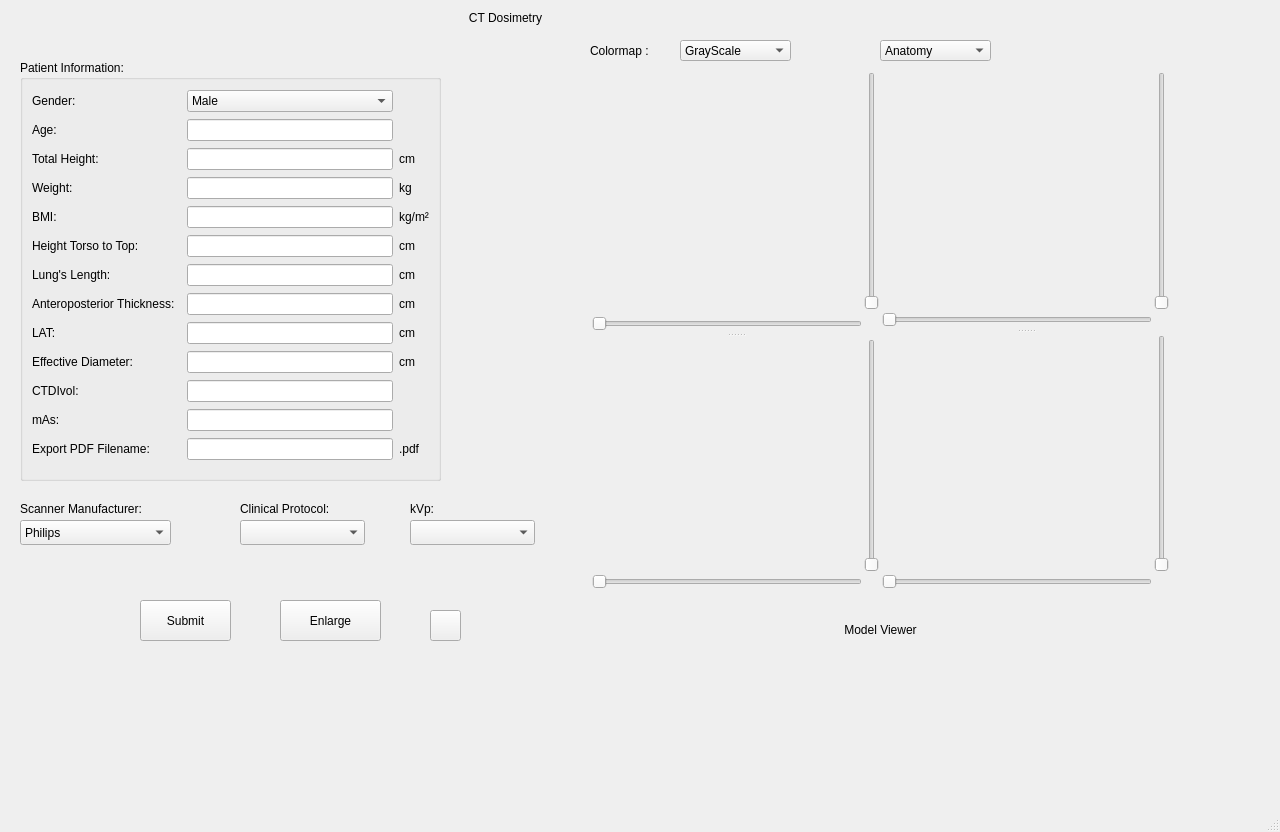
<?xml version="1.0" encoding="UTF-8"?>
<ui version="4.0">
 <class>CTDosimetry</class>
 <widget class="QMainWindow" name="CTDosimetry">
  <property name="geometry">
   <rect>
    <x>0</x>
    <y>0</y>
    <width>1280</width>
    <height>832</height>
   </rect>
  </property>
  <property name="windowTitle">
   <string>MainWindow</string>
  </property>
  <widget class="QWidget" name="centralwidget">
   <widget class="QLabel" name="label_7">
    <property name="geometry">
     <rect>
      <x>410</x>
      <y>500</y>
      <width>67</width>
      <height>17</height>
     </rect>
    </property>
    <property name="text">
     <string>kVp:</string>
    </property>
   </widget>
   <widget class="QPushButton" name="pb_submit">
    <property name="enabled">
     <bool>true</bool>
    </property>
    <property name="geometry">
     <rect>
      <x>140</x>
      <y>600</y>
      <width>91</width>
      <height>41</height>
     </rect>
    </property>
    <property name="text">
     <string>Submit</string>
    </property>
   </widget>
   <widget class="QComboBox" name="comboBox">
    <property name="geometry">
     <rect>
      <x>880</x>
      <y>40</y>
      <width>111</width>
      <height>21</height>
     </rect>
    </property>
    <item>
     <property name="text">
      <string>Anatomy</string>
     </property>
    </item>
    <item>
     <property name="text">
      <string>Dose</string>
     </property>
    </item>
    <item>
     <property name="text">
      <string>Fusion</string>
     </property>
    </item>
   </widget>
   <widget class="QLabel" name="label_15">
    <property name="geometry">
     <rect>
      <x>590</x>
      <y>40</y>
      <width>81</width>
      <height>21</height>
     </rect>
    </property>
    <property name="text">
     <string>Colormap :</string>
    </property>
   </widget>
   <widget class="QLabel" name="label_5">
    <property name="geometry">
     <rect>
      <x>20</x>
      <y>500</y>
      <width>171</width>
      <height>17</height>
     </rect>
    </property>
    <property name="text">
     <string>Scanner Manufacturer:</string>
    </property>
   </widget>
   <widget class="QLabel" name="label">
    <property name="geometry">
     <rect>
      <x>400</x>
      <y>10</y>
      <width>211</width>
      <height>17</height>
     </rect>
    </property>
    <property name="text">
     <string>&lt;html&gt;&lt;head/&gt;&lt;body&gt;&lt;p align=&quot;center&quot;&gt;CT  Dosimetry&lt;/p&gt;&lt;/body&gt;&lt;/html&gt;</string>
    </property>
   </widget>
   <widget class="QComboBox" name="cB_kev">
    <property name="geometry">
     <rect>
      <x>410</x>
      <y>520</y>
      <width>125</width>
      <height>25</height>
     </rect>
    </property>
    <property name="currentIndex">
     <number>-1</number>
    </property>
    <item>
     <property name="text">
      <string>100</string>
     </property>
    </item>
    <item>
     <property name="text">
      <string>120</string>
     </property>
    </item>
   </widget>
   <widget class="QLabel" name="label_6">
    <property name="geometry">
     <rect>
      <x>240</x>
      <y>500</y>
      <width>121</width>
      <height>17</height>
     </rect>
    </property>
    <property name="text">
     <string>Clinical Protocol:</string>
    </property>
   </widget>
   <widget class="QComboBox" name="cB_protocol">
    <property name="geometry">
     <rect>
      <x>240</x>
      <y>520</y>
      <width>125</width>
      <height>25</height>
     </rect>
    </property>
    <property name="currentIndex">
     <number>-1</number>
    </property>
    <item>
     <property name="text">
      <string>Chest</string>
     </property>
    </item>
    <item>
     <property name="text">
      <string>Abdomen</string>
     </property>
    </item>
    <item>
     <property name="text">
      <string>Head</string>
     </property>
    </item>
   </widget>
   <widget class="QPushButton" name="pb_info">
    <property name="geometry">
     <rect>
      <x>430</x>
      <y>610</y>
      <width>31</width>
      <height>31</height>
     </rect>
    </property>
    <property name="text">
     <string/>
    </property>
    <property name="icon">
     <iconset resource="../resources.qrc">
      <normaloff>:/icons/icons/icons8-about-26.png</normaloff>:/icons/icons/icons8-about-26.png</iconset>
    </property>
    <property name="iconSize">
     <size>
      <width>25</width>
      <height>25</height>
     </size>
    </property>
   </widget>
   <widget class="QLabel" name="label_2">
    <property name="geometry">
     <rect>
      <x>680</x>
      <y>620</y>
      <width>401</width>
      <height>20</height>
     </rect>
    </property>
    <property name="text">
     <string>&lt;html&gt;&lt;head/&gt;&lt;body&gt;&lt;p align=&quot;center&quot;&gt;Model Viewer&lt;/p&gt;&lt;/body&gt;&lt;/html&gt;</string>
    </property>
   </widget>
   <widget class="QPushButton" name="viewButton">
    <property name="geometry">
     <rect>
      <x>280</x>
      <y>600</y>
      <width>101</width>
      <height>41</height>
     </rect>
    </property>
    <property name="text">
     <string>Enlarge</string>
    </property>
   </widget>
   <widget class="QComboBox" name="colorMapComboBox">
    <property name="geometry">
     <rect>
      <x>680</x>
      <y>40</y>
      <width>111</width>
      <height>21</height>
     </rect>
    </property>
    <property name="currentText">
     <string>GrayScale</string>
    </property>
    <item>
     <property name="text">
      <string>GrayScale</string>
     </property>
    </item>
    <item>
     <property name="text">
      <string>Heat</string>
     </property>
    </item>
    <item>
     <property name="text">
      <string>Cold</string>
     </property>
    </item>
    <item>
     <property name="text">
      <string>Dosimetry</string>
     </property>
    </item>
    <item>
     <property name="text">
      <string>Full Color</string>
     </property>
    </item>
    <item>
     <property name="text">
      <string>Segmentation</string>
     </property>
    </item>
    <item>
     <property name="text">
      <string>Ventilation</string>
     </property>
    </item>
   </widget>
   <widget class="QComboBox" name="cB_man">
    <property name="geometry">
     <rect>
      <x>20</x>
      <y>520</y>
      <width>151</width>
      <height>25</height>
     </rect>
    </property>
    <item>
     <property name="text">
      <string>Philips</string>
     </property>
    </item>
   </widget>
   <widget class="QGroupBox" name="groupBox">
    <property name="geometry">
     <rect>
      <x>20</x>
      <y>60</y>
      <width>421</width>
      <height>421</height>
     </rect>
    </property>
    <property name="title">
     <string>Patient Information:</string>
    </property>
    <layout class="QGridLayout" name="gridLayout_2">
     <item row="7" column="0">
      <widget class="QLabel" name="label_42">
       <property name="text">
        <string>Lung's Length:</string>
       </property>
      </widget>
     </item>
     <item row="5" column="4">
      <widget class="QLabel" name="label_44">
       <property name="text">
        <string>kg/m²</string>
       </property>
      </widget>
     </item>
     <item row="4" column="2">
      <widget class="QLineEdit" name="LE_weight"/>
     </item>
     <item row="10" column="4">
      <widget class="QLabel" name="label_50">
       <property name="text">
        <string>cm</string>
       </property>
      </widget>
     </item>
     <item row="5" column="0">
      <widget class="QLabel" name="label_38">
       <property name="text">
        <string>BMI:</string>
       </property>
      </widget>
     </item>
     <item row="4" column="0">
      <widget class="QLabel" name="label_40">
       <property name="text">
        <string>Weight:</string>
       </property>
      </widget>
     </item>
     <item row="8" column="4">
      <widget class="QLabel" name="label_37">
       <property name="text">
        <string>cm</string>
       </property>
      </widget>
     </item>
     <item row="12" column="0">
      <widget class="QLabel" name="label_4">
       <property name="text">
        <string>mAs:</string>
       </property>
      </widget>
     </item>
     <item row="8" column="2">
      <widget class="QLineEdit" name="LE_anteroposterior"/>
     </item>
     <item row="4" column="4">
      <widget class="QLabel" name="label_46">
       <property name="text">
        <string>kg</string>
       </property>
      </widget>
     </item>
     <item row="10" column="0">
      <widget class="QLabel" name="label_49">
       <property name="text">
        <string>Effective Diameter:</string>
       </property>
      </widget>
     </item>
     <item row="7" column="2">
      <widget class="QLineEdit" name="LE_lung"/>
     </item>
     <item row="3" column="0">
      <widget class="QLabel" name="label_11">
       <property name="text">
        <string>Total Height:</string>
       </property>
      </widget>
     </item>
     <item row="11" column="2">
      <widget class="QLineEdit" name="LE_CTDi"/>
     </item>
     <item row="1" column="0">
      <widget class="QLabel" name="label_47">
       <property name="text">
        <string>Age:</string>
       </property>
      </widget>
     </item>
     <item row="7" column="4">
      <widget class="QLabel" name="label_13">
       <property name="text">
        <string>cm</string>
       </property>
      </widget>
     </item>
     <item row="9" column="2">
      <widget class="QLineEdit" name="LE_LAT"/>
     </item>
     <item row="6" column="4">
      <widget class="QLabel" name="label_39">
       <property name="text">
        <string>cm</string>
       </property>
      </widget>
     </item>
     <item row="11" column="0">
      <widget class="QLabel" name="label_3">
       <property name="text">
        <string>CTDIvol:</string>
       </property>
      </widget>
     </item>
     <item row="9" column="0">
      <widget class="QLabel" name="label_36">
       <property name="text">
        <string>LAT:</string>
       </property>
      </widget>
     </item>
     <item row="10" column="2">
      <widget class="QLineEdit" name="LE_effectiveDiam"/>
     </item>
     <item row="1" column="2">
      <widget class="QLineEdit" name="LE_age"/>
     </item>
     <item row="12" column="2">
      <widget class="QLineEdit" name="LE_mAs"/>
     </item>
     <item row="0" column="0">
      <widget class="QLabel" name="label_9">
       <property name="text">
        <string>Gender:</string>
       </property>
      </widget>
     </item>
     <item row="9" column="4">
      <widget class="QLabel" name="label_45">
       <property name="text">
        <string>cm</string>
       </property>
      </widget>
     </item>
     <item row="5" column="2">
      <widget class="QLineEdit" name="LE_BMI"/>
     </item>
     <item row="3" column="4">
      <widget class="QLabel" name="label_43">
       <property name="text">
        <string>cm</string>
       </property>
      </widget>
     </item>
     <item row="14" column="2">
      <widget class="QLineEdit" name="LE_filename"/>
     </item>
     <item row="3" column="2">
      <widget class="QLineEdit" name="LE_height"/>
     </item>
     <item row="6" column="2">
      <widget class="QLineEdit" name="LE_height_torso"/>
     </item>
     <item row="6" column="0" colspan="2">
      <widget class="QLabel" name="label_41">
       <property name="text">
        <string>Height Torso to Top:</string>
       </property>
      </widget>
     </item>
     <item row="14" column="0">
      <widget class="QLabel" name="label_25">
       <property name="text">
        <string>Export PDF Filename:</string>
       </property>
      </widget>
     </item>
     <item row="0" column="2">
      <widget class="QComboBox" name="cB_gender">
       <item>
        <property name="text">
         <string>Male</string>
        </property>
       </item>
       <item>
        <property name="text">
         <string>Female</string>
        </property>
       </item>
      </widget>
     </item>
     <item row="8" column="0">
      <widget class="QLabel" name="label_8">
       <property name="text">
        <string>Anteroposterior Thickness:</string>
       </property>
      </widget>
     </item>
     <item row="14" column="4">
      <widget class="QLabel" name="label_10">
       <property name="text">
        <string>.pdf</string>
       </property>
      </widget>
     </item>
    </layout>
   </widget>
   <widget class="QSplitter" name="OSplitter">
    <property name="geometry">
     <rect>
      <x>590</x>
      <y>70</y>
      <width>291</width>
      <height>521</height>
     </rect>
    </property>
    <property name="orientation">
     <enum>Qt::Vertical</enum>
    </property>
    <widget class="QWidget" name="NOWidget" native="true">
     <property name="sizePolicy">
      <sizepolicy hsizetype="Expanding" vsizetype="Expanding">
       <horstretch>0</horstretch>
       <verstretch>0</verstretch>
      </sizepolicy>
     </property>
     <layout class="QGridLayout" name="_19">
      <property name="leftMargin">
       <number>2</number>
      </property>
      <property name="topMargin">
       <number>2</number>
      </property>
      <property name="rightMargin">
       <number>2</number>
      </property>
      <property name="bottomMargin">
       <number>2</number>
      </property>
      <property name="horizontalSpacing">
       <number>2</number>
      </property>
      <item row="1" column="0">
       <widget class="QSlider" name="NOHorizontalSlider">
        <property name="orientation">
         <enum>Qt::Horizontal</enum>
        </property>
       </widget>
      </item>
      <item row="0" column="1">
       <widget class="QSlider" name="NOVerticalSlider">
        <property name="orientation">
         <enum>Qt::Vertical</enum>
        </property>
       </widget>
      </item>
      <item row="0" column="0">
       <widget class="QVTKWidget" name="NOViewWidget">
        <property name="mouseTracking">
         <bool>true</bool>
        </property>
       </widget>
      </item>
     </layout>
    </widget>
    <widget class="QWidget" name="SOWidget" native="true">
     <property name="sizePolicy">
      <sizepolicy hsizetype="Expanding" vsizetype="Expanding">
       <horstretch>0</horstretch>
       <verstretch>0</verstretch>
      </sizepolicy>
     </property>
     <property name="focusPolicy">
      <enum>Qt::NoFocus</enum>
     </property>
     <layout class="QGridLayout" name="_20">
      <property name="leftMargin">
       <number>2</number>
      </property>
      <property name="topMargin">
       <number>2</number>
      </property>
      <property name="rightMargin">
       <number>2</number>
      </property>
      <property name="bottomMargin">
       <number>2</number>
      </property>
      <property name="spacing">
       <number>2</number>
      </property>
      <item row="0" column="0">
       <widget class="QVTKWidget" name="SOViewWidget">
        <property name="mouseTracking">
         <bool>true</bool>
        </property>
       </widget>
      </item>
      <item row="0" column="1">
       <widget class="QSlider" name="SOVerticalSlider">
        <property name="orientation">
         <enum>Qt::Vertical</enum>
        </property>
       </widget>
      </item>
      <item row="1" column="0">
       <widget class="QSlider" name="SOHorizontalSlider">
        <property name="orientation">
         <enum>Qt::Horizontal</enum>
        </property>
       </widget>
      </item>
     </layout>
    </widget>
   </widget>
   <widget class="QSplitter" name="ESplitter">
    <property name="geometry">
     <rect>
      <x>880</x>
      <y>70</y>
      <width>291</width>
      <height>521</height>
     </rect>
    </property>
    <property name="orientation">
     <enum>Qt::Vertical</enum>
    </property>
    <widget class="QWidget" name="NEWidget" native="true">
     <property name="sizePolicy">
      <sizepolicy hsizetype="Expanding" vsizetype="Expanding">
       <horstretch>0</horstretch>
       <verstretch>0</verstretch>
      </sizepolicy>
     </property>
     <layout class="QGridLayout" name="_17">
      <property name="leftMargin">
       <number>2</number>
      </property>
      <property name="topMargin">
       <number>2</number>
      </property>
      <property name="rightMargin">
       <number>2</number>
      </property>
      <property name="bottomMargin">
       <number>2</number>
      </property>
      <property name="spacing">
       <number>2</number>
      </property>
      <item row="0" column="0">
       <widget class="QVTKWidget" name="NEViewWidget">
        <property name="mouseTracking">
         <bool>true</bool>
        </property>
       </widget>
      </item>
      <item row="0" column="1">
       <widget class="QSlider" name="NEVerticalSlider">
        <property name="orientation">
         <enum>Qt::Vertical</enum>
        </property>
       </widget>
      </item>
      <item row="1" column="0">
       <widget class="QSlider" name="NEHorizontalSlider">
        <property name="orientation">
         <enum>Qt::Horizontal</enum>
        </property>
       </widget>
      </item>
     </layout>
    </widget>
    <widget class="QWidget" name="SEWidget" native="true">
     <property name="sizePolicy">
      <sizepolicy hsizetype="Expanding" vsizetype="Expanding">
       <horstretch>0</horstretch>
       <verstretch>0</verstretch>
      </sizepolicy>
     </property>
     <layout class="QGridLayout" name="_18">
      <property name="leftMargin">
       <number>2</number>
      </property>
      <property name="topMargin">
       <number>2</number>
      </property>
      <property name="rightMargin">
       <number>2</number>
      </property>
      <property name="bottomMargin">
       <number>2</number>
      </property>
      <property name="spacing">
       <number>2</number>
      </property>
      <item row="0" column="0">
       <widget class="QVTKWidget" name="SEViewWidget">
        <property name="sizePolicy">
         <sizepolicy hsizetype="Expanding" vsizetype="Expanding">
          <horstretch>0</horstretch>
          <verstretch>0</verstretch>
         </sizepolicy>
        </property>
        <property name="mouseTracking">
         <bool>true</bool>
        </property>
       </widget>
      </item>
      <item row="0" column="1">
       <widget class="QSlider" name="SEVerticalSlider">
        <property name="orientation">
         <enum>Qt::Vertical</enum>
        </property>
       </widget>
      </item>
      <item row="1" column="0">
       <widget class="QSlider" name="SEHorizontalSlider">
        <property name="orientation">
         <enum>Qt::Horizontal</enum>
        </property>
       </widget>
      </item>
     </layout>
    </widget>
   </widget>
  </widget>
  <widget class="QMenuBar" name="menubar">
   <property name="geometry">
    <rect>
     <x>0</x>
     <y>0</y>
     <width>1280</width>
     <height>22</height>
    </rect>
   </property>
  </widget>
  <widget class="QStatusBar" name="statusbar"/>
 </widget>
 <customwidgets>
  <customwidget>
   <class>QVTKWidget</class>
   <extends>QWidget</extends>
   <header>QVTKWidget.h</header>
  </customwidget>
 </customwidgets>
 <resources>
  <include location="../resources.qrc"/>
 </resources>
 <connections/>
</ui>
